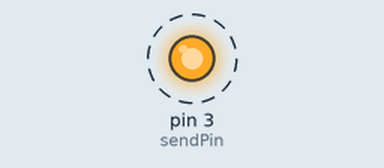
This sketch was run on a simulated Arduino Uno, built with avr-gcc and run on an emulated ATmega328P. Shown: output pins drawn as LEDs (lit = HIGH). Dashed ring = blinking. What the sketch prints to the serial monitor is not drawn.

Above: at 0.5 s.
Timing chart, 0 to 4.6 s (numbered marks = the images above):
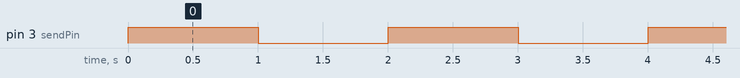

The sketch:

Sender.ino
```cpp
const int sendPin = 3; // send a signal through pin 3

void setup() {
  // for sending out a signal
  // set the pin as output pin
  pinMode(sendPin, OUTPUT);

  // serial for debug
  Serial.begin(9600);
}

void loop() {
  Serial.println("Begin of the signal");
  digitalWrite(sendPin, HIGH);
  delay(1000);

  Serial.println("End of the signal");
  digitalWrite(sendPin, LOW);
  delay(1000);
}

/*

NOTES:
based on Blink example.
each 2 seconds send a signal for 1 second.

remember that the 2 arduinos must share the ground!

*/
```

Measured:
- by itself, pin 3 (sendPin): alternates HIGH for 1.0 s and LOW for 1.0 s
